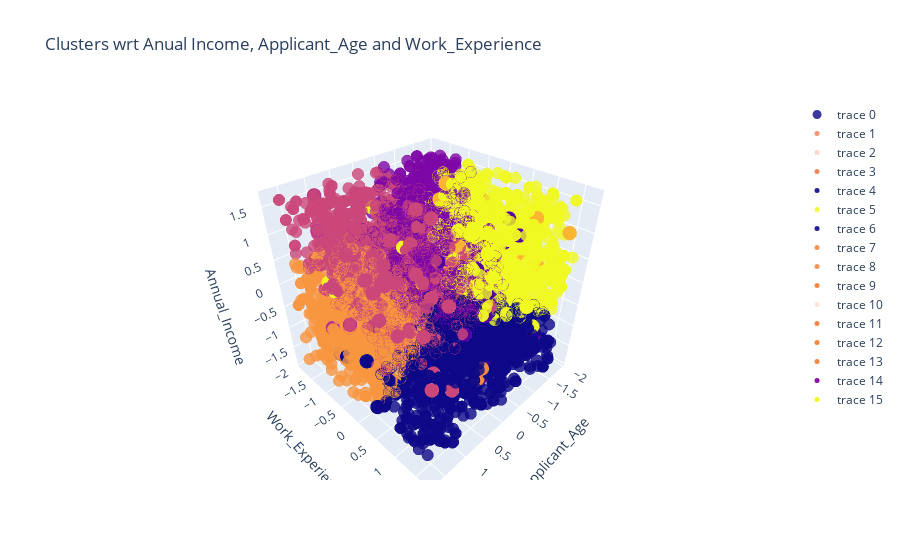

Notebook source saved alongside this figure:
### Code cell
fig.add_scatter3d(
    x=fd_AI_AA_WE_scaled["Applicant_Age"],
    y=fd_AI_AA_WE_scaled["Work_Experience"],
    z=fd_AI_AA_WE_scaled["Annual_Income"],
    mode="markers",  # Use "markers" for points, adjust as needed
    marker=dict(size=5, color=pred),  # Customize marker size, color, etc.
)

# Set axis labels

fig.update_layout(
    scene=dict(xaxis_title="Applicant_Age", yaxis_title="Work_Experience", zaxis_title="Annual_Income"),
)

# Show the plot
fig.show()
